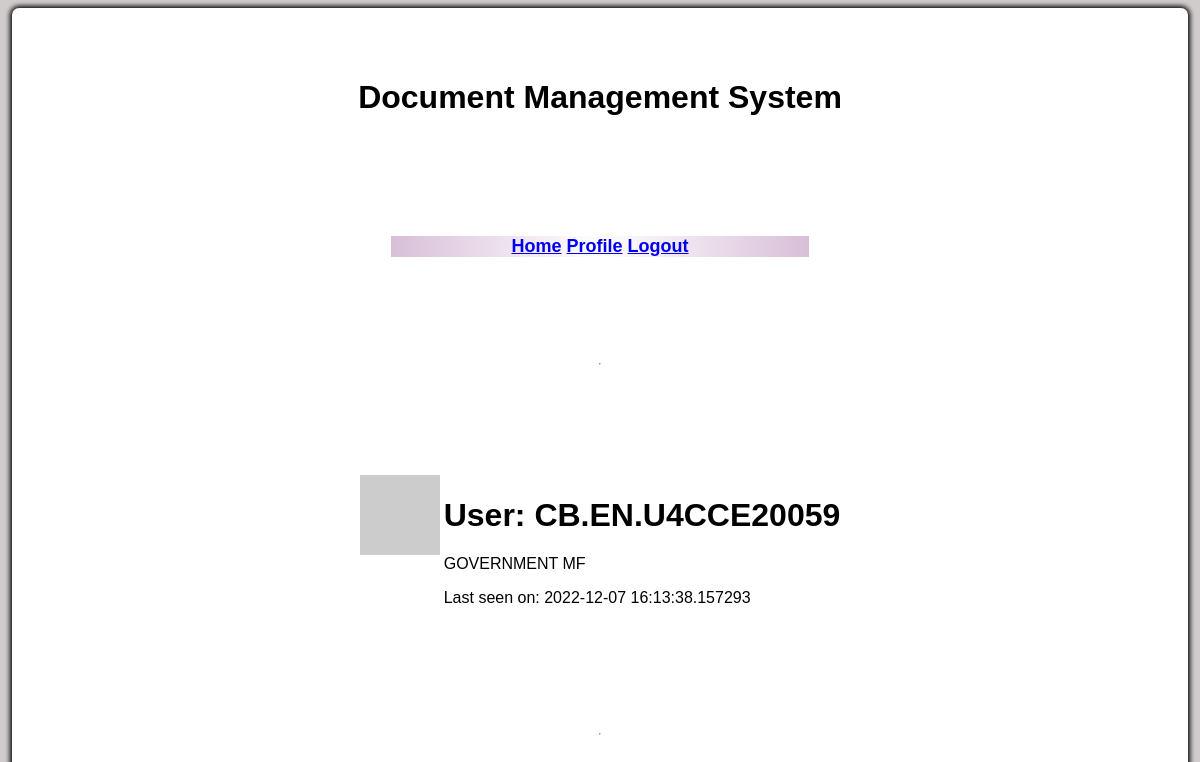
Before: /user/CB.EN.U4CCE20059 (signed in) with the older database file.
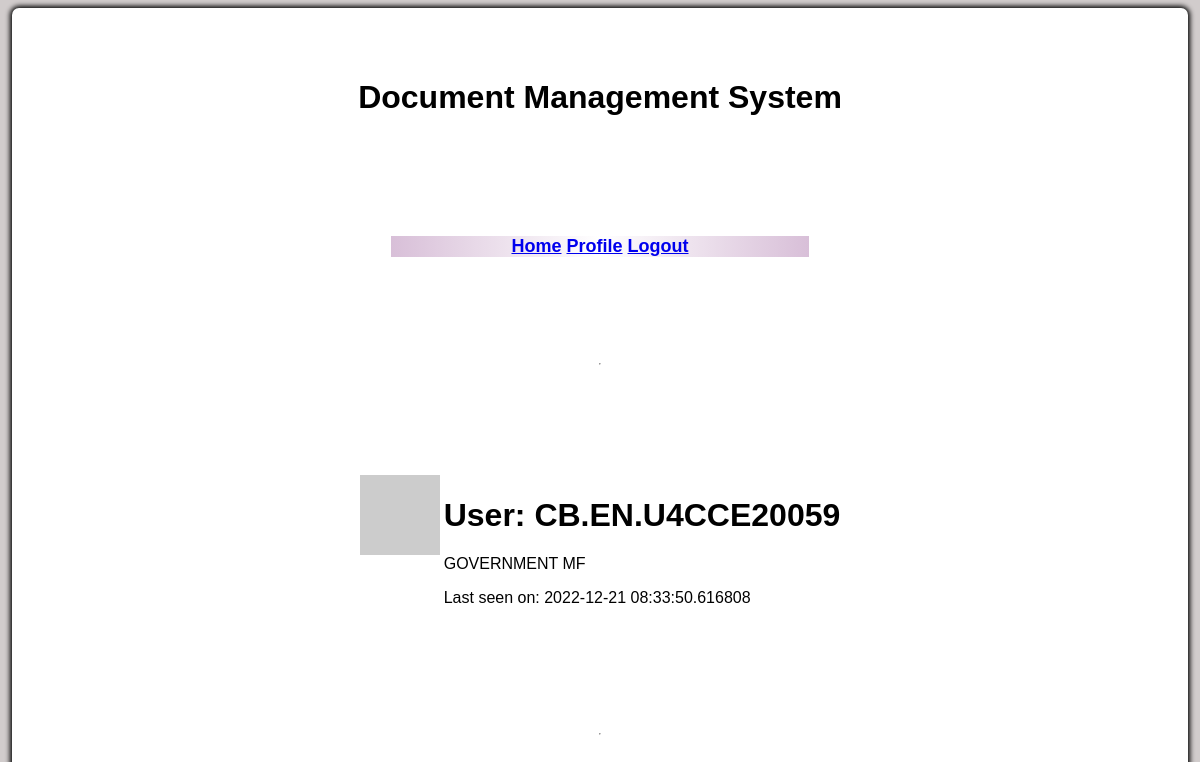
After: the same page with the newer database file.
### app.py (models this page shows, shortened)
class User(UserMixin, db.Model):
    id = db.Column(db.Integer, primary_key=True)
    username = db.Column(db.String(64), index=True, unique=True)
    email = db.Column(db.String(120), index=True, unique=True)
    password_hash = db.Column(db.String(128))
    posts = db.relationship('Post', backref='author', lazy='dynamic')
    about_me = db.Column(db.String(140))
    last_seen = db.Column(db.DateTime, default=datetime.utcnow)
    def avatar(self, size):
        digest = md5(self.email.lower().encode('utf-8')).hexdigest()
        return 'https://www.gravatar.com/avatar/{}?d=identicon&s={}'.format(
            digest, size)

### app.py (the view)
@app.route('/user/<username>')
@login_required
def user(username):
    user = User.query.filter_by(username=username).first_or_404()
    return render_template('user.html', user=user, title=username)

### app.py (called while the page is built)
@login.user_loader
def load_user(id):
    return User.query.get(int(id))

@app.before_request
def before_request():
    if current_user.is_authenticated:
        current_user.last_seen = datetime.utcnow()
        db.session.commit()

### templates/user.html (shortened to what this page needs)
{% extends "base.html" %}
{% block content %}
    <table>
        <tr valign="top">
            <td><img src="{{ user.avatar(128) }}"></td>
            <td>
                <h1>User: {{ user.username }}</h1>
                {% if user.about_me %}<p>{{ user.about_me }}</p>{% endif %}
                {% if user.last_seen %}<p>Last seen on: {{ user.last_seen }}</p>{% endif %}
            </td>
        </tr>
    </table>
    <hr>
{% endblock %}

Changed rows visible on the page:
changed User "CB.EN.U4CCE20059": last_seen "2022-12-07 16:13:38.157293" → "2022-12-21 08:33:50.616808"
